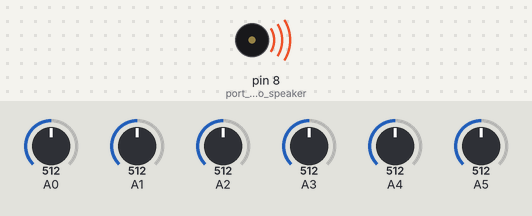
Recording of a sketch running on a simulated Arduino Uno, built with avr-gcc and run on an emulated ATmega328P. Shown: buzzer (waves = sounding). The inputs (shaded band) are chosen by the test bench; at power-on: A0 = 512, A1 = 512, A2 = 512, A3 = 512, A4 = 512, A5 = 512.

Above: at 0.1 s.
Timing chart, 0 to 40.0 s (numbered marks = the images above):
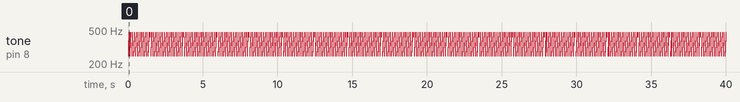

Measured:
- by itself, tone on pin 8 (port_8_to_speaker): plays 262 Hz for 0.01 s, 294 Hz for 0.01 s, 330 Hz for 0.01 s, 349 Hz for 0.01 s, 392 Hz for 0.01 s, 440 Hz for 0.01 s … (1938 notes in this stretch)

The sketch:

arduino_piano.ino
```cpp
void setup() {
  pinMode(8, OUTPUT); // port 8 to speaker

}

void loop() {
  if (analogRead(A0) < 1000) {
    tone(8, 262, 200); // tone C4
    delay(10);
  }
  if (analogRead(A1) < 1000) {
    tone(8, 294, 200); // tone D4
    delay(10);
  }
  if (analogRead(A2) < 1000) {
    tone(8, 330, 200); // tone E4
    delay(10);
  }
  if (analogRead(A3) < 1000) {
    tone(8, 349, 200); // tone F4
    delay(10);
  }
  if (analogRead(A4) < 1000) {
    tone(8, 392, 200); // tone G4
    delay(10);
  }
  if (analogRead(A5) < 1000) {
    tone(8, 440, 200); // tone A4
    delay(10);
  }
}
```
